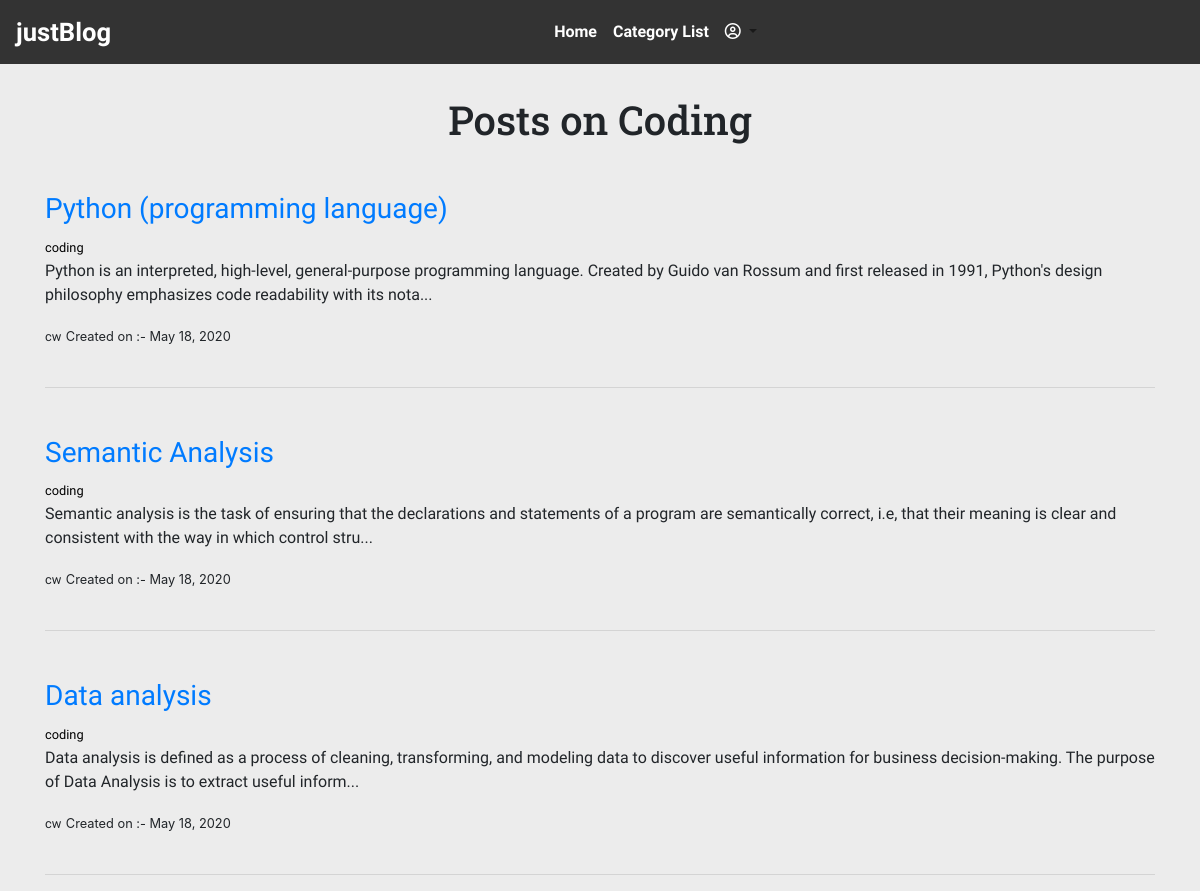
/category/coding/, run on the app's committed database.
### theblog/models.py (models this page shows, shortened)
class Post(models.Model):
    title = models.CharField(max_length=255)
    title_tag = models.CharField(max_length=255,default="Blog")
    author = models.ForeignKey(User,on_delete=models.CASCADE)
    body = models.TextField()
    post_date = models.DateField(auto_now_add=True)
    category = models.CharField(max_length=255,default='unknown')
    likes = models.ManyToManyField(User,related_name='blog_post')

### theblog/views.py (the view)
# urls.py: path('category/<str:cats>/',CategoryView,name="category"),
def CategoryView(request,cats):
    category_posts = Post.objects.filter(category = cats.replace('-',' '))
    context = {'cats':cats.title().replace('-',' '),'category_posts':category_posts}
    return render(request,'categories.html',context)

### theblog/templates/categories.html (shortened to what this page needs)
{% extends 'base.html' %}
{%block content%} <br><br>
{% if category_posts %}
<h1 style="font-family: Roboto Slab;" class="text-center mt-5">Posts on {{cats}} </h1>
    {% for post in category_posts %}
    <div class="container mt-5">
        <a style="text-decoration: none;font-family: Comfortaa;" href="{% url 'postDetail' post.pk  %}"><h3>{{post.title}} </h3><span><small style="color: black;">{{post.category}}</small></span> </a>
    <p style="font-family: Muli;">{{post.body|slice:":200"}}...</p>
    <small style="font-family: Lemonada;">{{post.author}}</small>
    <small>Created on :- {{post.post_date}}</small><br><br> <hr>
    </div>
    {%endfor%}
{%else%}
<h3 style="font-family: Comfortaa;" class="container py-5 text-center mt-5">Sorry ! We dont have any posts of this category right now 😥</h3>
    <hr>
{%endif%}
{%endblock%}

### data on the page
Post: title "Python (programming language)", category "coding", body "Python is an interpreted, high-level, general-purpose programming language. Created by Guido van Rossum and first released in 1991, Python's design philosophy emphasizes code readability with its nota", author "cw", post_date "May 18, 2020"
Post: title "Semantic Analysis", category "coding", body "Semantic analysis is the task of ensuring that the declarations and statements of a program are semantically correct, i.e, that their meaning is clear and consistent with the way in which control stru", author "cw", post_date "May 18, 2020"
Post: title "Data analysis", category "coding", body "Data analysis is defined as a process of cleaning, transforming, and modeling data to discover useful information for business decision-making. The purpose of Data Analysis is to extract useful inform", author "cw", post_date "May 18, 2020"

### other printed values
{{ cats }} "Coding"
